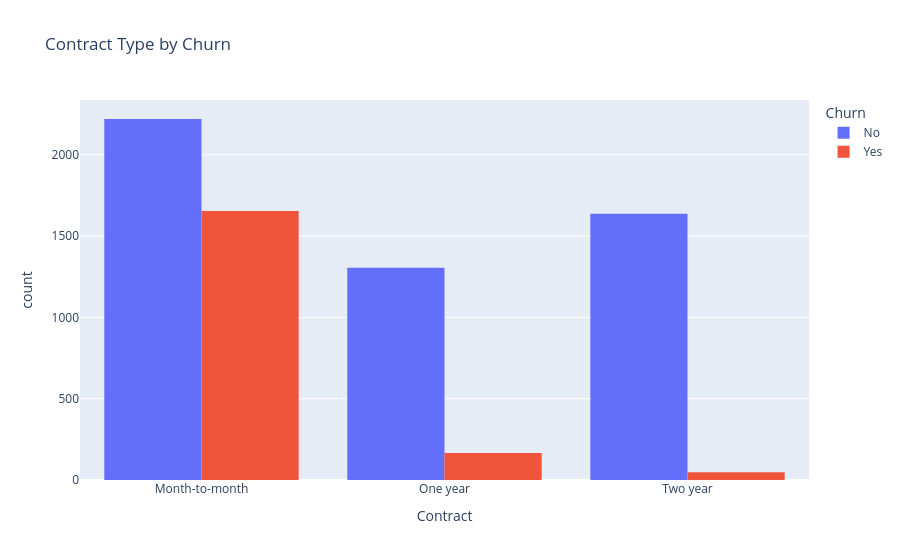

This figure's notebook cell:
### Markdown cell above
تم استخدام هذا الرسم لدراسة تأثير مدة اشتراك العميل مع الشركة (Tenure) على حالة المغادرة (Churn). أظهر الرسم أن العملاء الذين غادروا الشركة كانت مدة اشتراكهم أقل مقارنة بالعملاء الذين استمروا، مما يدل على أن العملاء الجدد أو أصحاب مدة الاشتراك القصيرة أكثر عرضة للمغادرة. لذلك يعتبر متغير Tenure من أهم المتغيرات التي قد تساعد النموذج على التنبؤ بمغادرة العملاء

### Code cell
fig = px.histogram(
    df,
    x="Contract",
    color="Churn",
    barmode="group",
    title="Contract Type by Churn"
)

fig.show()

### Figure 1 — Plotly figure (JSON) as saved in the notebook; plotly's stock layout.template omitted (floating-point values rounded to 4 significant figures; data arrays with more than 128 entries replaced by an {"elided": "..."} marker saying what was removed)
{"data": [{"alignmentgroup": "True", "bingroup": "x", "hovertemplate": "Churn=No<br>Contract=%{x}<br>count=%{y}<extra></extra>", "legendgroup": "No", "marker": {"color": "#636efa", "pattern": {"shape": ""}}, "name": "No", "offsetgroup": "No", "orientation": "v", "showlegend": true, "type": "histogram", "x": {"elided": "5163 str values"}, "xaxis": "x", "yaxis": "y"}, {"alignmentgroup": "True", "bingroup": "x", "hovertemplate": "Churn=Yes<br>Contract=%{x}<br>count=%{y}<extra></extra>", "legendgroup": "Yes", "marker": {"color": "#EF553B", "pattern": {"shape": ""}}, "name": "Yes", "offsetgroup": "Yes", "orientation": "v", "showlegend": true, "type": "histogram", "x": {"elided": "1869 str values"}, "xaxis": "x", "yaxis": "y"}], "layout": {"barmode": "group", "legend": {"title": {"text": "Churn"}, "tracegroupgap": 0}, "title": {"text": "Contract Type by Churn"}, "xaxis": {"anchor": "y", "domain": [0, 1], "title": {"text": "Contract"}}, "yaxis": {"anchor": "x", "domain": [0, 1], "title": {"text": "count"}}}}
